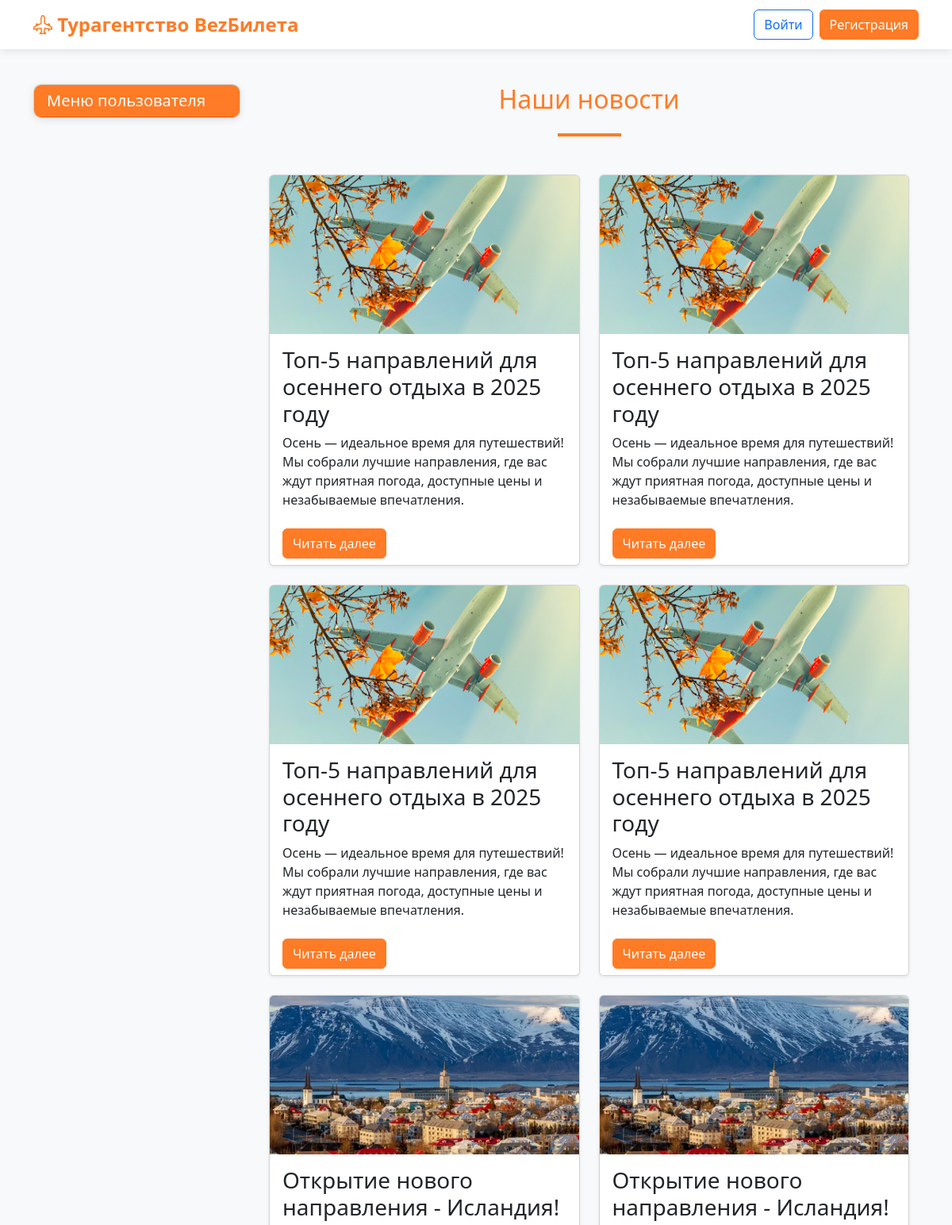
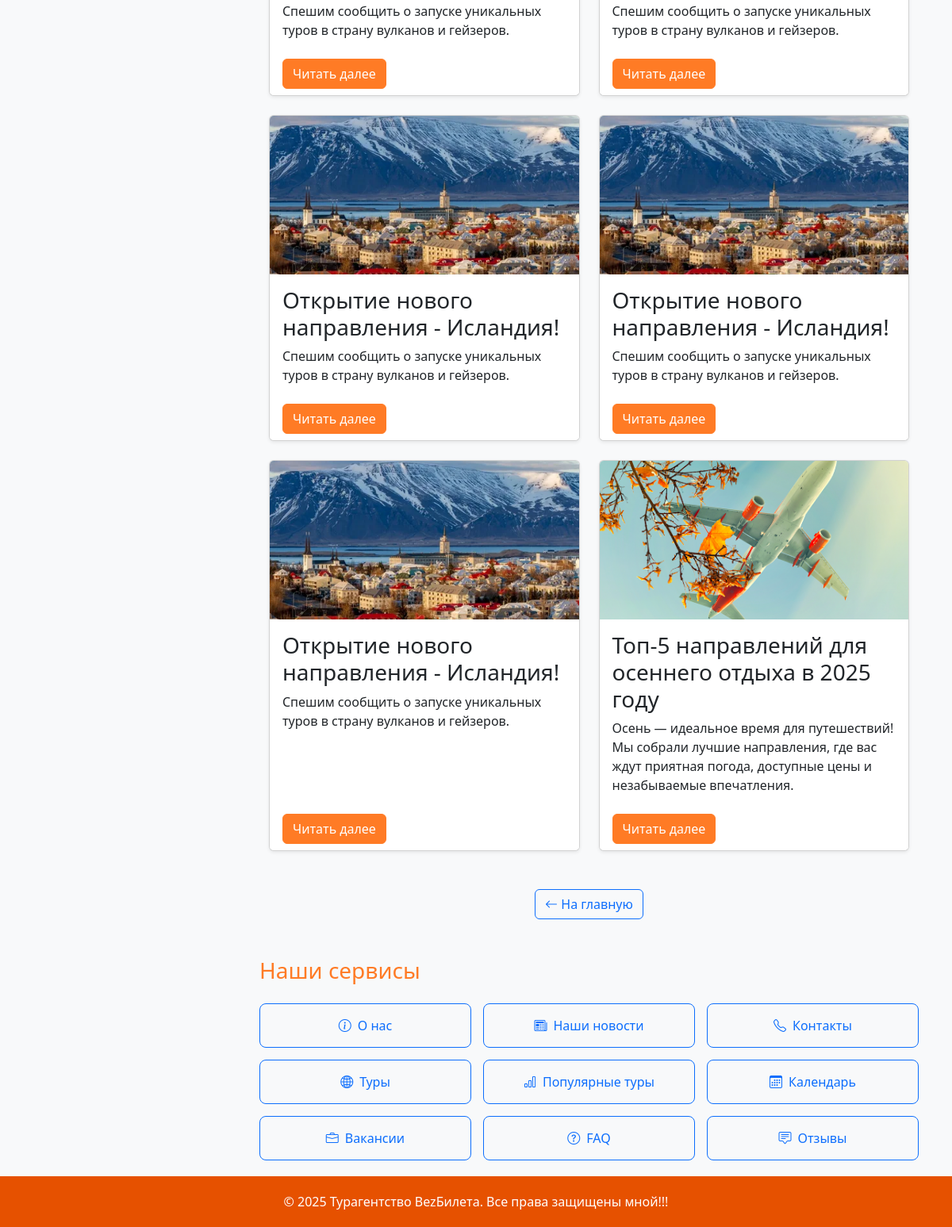
Page /news/ on the committed database (2 pictures, top to bottom).
### app/models.py (models this page shows, shortened)
class Article(models.Model):
    title = models.CharField(max_length=200, verbose_name="Заголовок")
    short_description = models.CharField(max_length=255, verbose_name="Краткое описание")
    content = models.TextField(verbose_name="Текст статьи")
    image = models.ImageField(upload_to='news_images/', blank=True, null=True, verbose_name="Изображение")
    published_at = models.DateTimeField(default=timezone.now, verbose_name="Дата публикации")

### app/views.py (the view)
# urls.py: path('news/', views.news_view, name='news'),
def news_view(request):
    articles = Article.objects.order_by('-published_at')
    return render(request, 'app/news.html', {'articles': articles})

### app/templates/app/news.html (shortened to what this page needs)
{% extends "base.html" %}
{% block content %}
<div class="container">
    <div class="row mb-4">
        <div class="col-12">
            <h2 class="text-center text-orange mb-4">Наши новости</h2>
            <div class="orange-divider mb-4"></div>
        </div>
    </div>
    <div class="row">
        {% for article in articles %}
        <div class="col-lg-6 mb-4">
            <div class="card h-100 shadow-sm">
                {% if article.image %}
                <img src="{{ article.image.url }}" class="card-img-top" alt="{{ article.title }}" style="height: 200px; object-fit: cover;">
                {% endif %}
                <div class="card-body">
                    <h3 class="card-title">{{ article.title }}</h3>
                    <p class="card-text">{{ article.short_description }}</p>
                </div>
                <div class="card-footer bg-white border-0">
                    <a href="{% url 'news_detail' article.pk %}" class="btn btn-primary">Читать далее</a>
                </div>
            </div>
        </div>
        {% empty %}
        <div class="col-12">
            <div class="alert alert-info">Новостей пока нет.</div>
        </div>
        {% endfor %}
    </div>
    <div class="row mt-4">
        <div class="col-12 text-center">
            <a href="{% url 'main' %}" class="btn btn-outline-primary">
                <i class="bi bi-arrow-left"></i> На главную
            </a>
        </div>
    </div>
</div>
{% endblock %}

### app/templates/base.html (style rules this page uses)
:root { --orange-primary: #FF7B25; --orange-light: #FFA726; --orange-dark: #E65100; }
body { background-color: #f8f9fa; color: #333; font-family: 'Segoe UI', Tahoma, Geneva, Verdana, sans-serif; display: flex; flex-direction: column; min-height: 100vh; }
.btn-primary { background-color: var(--orange-primary); border-color: var(--orange-primary); }
.text-orange { color: var(--orange-primary); }
.orange-divider { width: 80px; height: 4px; background-color: var(--orange-primary); margin: 15px auto; }

### rows in the picture
Article: image (picture), title "Топ-5 направлений для осеннего отдыха в 2025 году", short_description "Осень — идеальное время для путешествий! Мы собрали лучшие направления, где вас ждут приятная погода, доступные цены и незабываемые впечатления."
Article: image (picture), title "Топ-5 направлений для осеннего отдыха в 2025 году", short_description "Осень — идеальное время для путешествий! Мы собрали лучшие направления, где вас ждут приятная погода, доступные цены и незабываемые впечатления."
Article: image (picture), title "Топ-5 направлений для осеннего отдыха в 2025 году", short_description "Осень — идеальное время для путешествий! Мы собрали лучшие направления, где вас ждут приятная погода, доступные цены и незабываемые впечатления."
Article: image (picture), title "Топ-5 направлений для осеннего отдыха в 2025 году", short_description "Осень — идеальное время для путешествий! Мы собрали лучшие направления, где вас ждут приятная погода, доступные цены и незабываемые впечатления."
Article: image (picture), title "Открытие нового направления - Исландия!", short_description "Спешим сообщить о запуске уникальных туров в страну вулканов и гейзеров."
Article: image (picture), title "Открытие нового направления - Исландия!", short_description "Спешим сообщить о запуске уникальных туров в страну вулканов и гейзеров."
Article: image (picture), title "Открытие нового направления - Исландия!", short_description "Спешим сообщить о запуске уникальных туров в страну вулканов и гейзеров."
Article: image (picture), title "Открытие нового направления - Исландия!", short_description "Спешим сообщить о запуске уникальных туров в страну вулканов и гейзеров."
Article: image (picture), title "Открытие нового направления - Исландия!", short_description "Спешим сообщить о запуске уникальных туров в страну вулканов и гейзеров."
Article: image (picture), title "Топ-5 направлений для осеннего отдыха в 2025 году", short_description "Осень — идеальное время для путешествий! Мы собрали лучшие направления, где вас ждут приятная погода, доступные цены и незабываемые впечатления."
